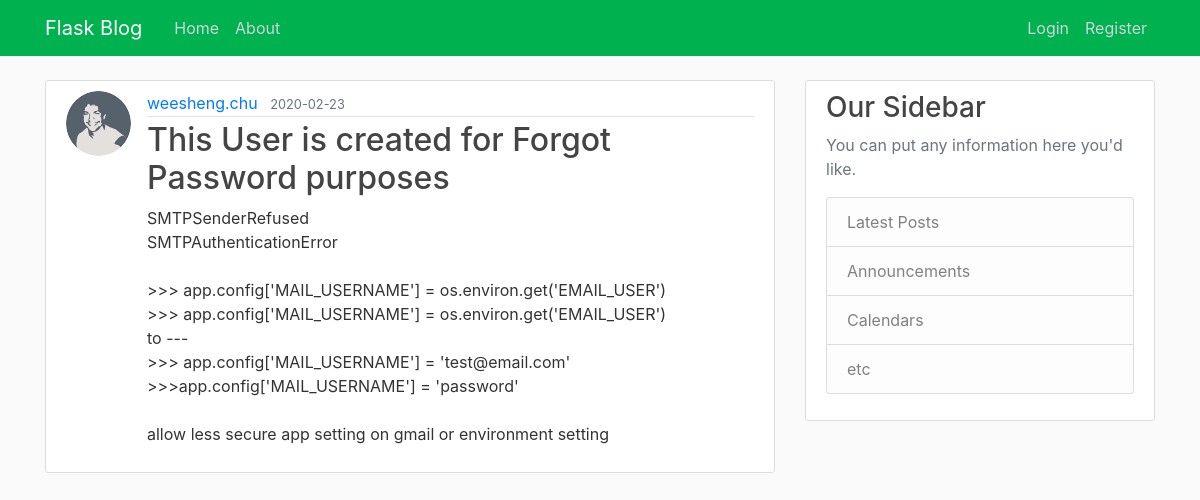
Page /post/8 on the earlier database version.
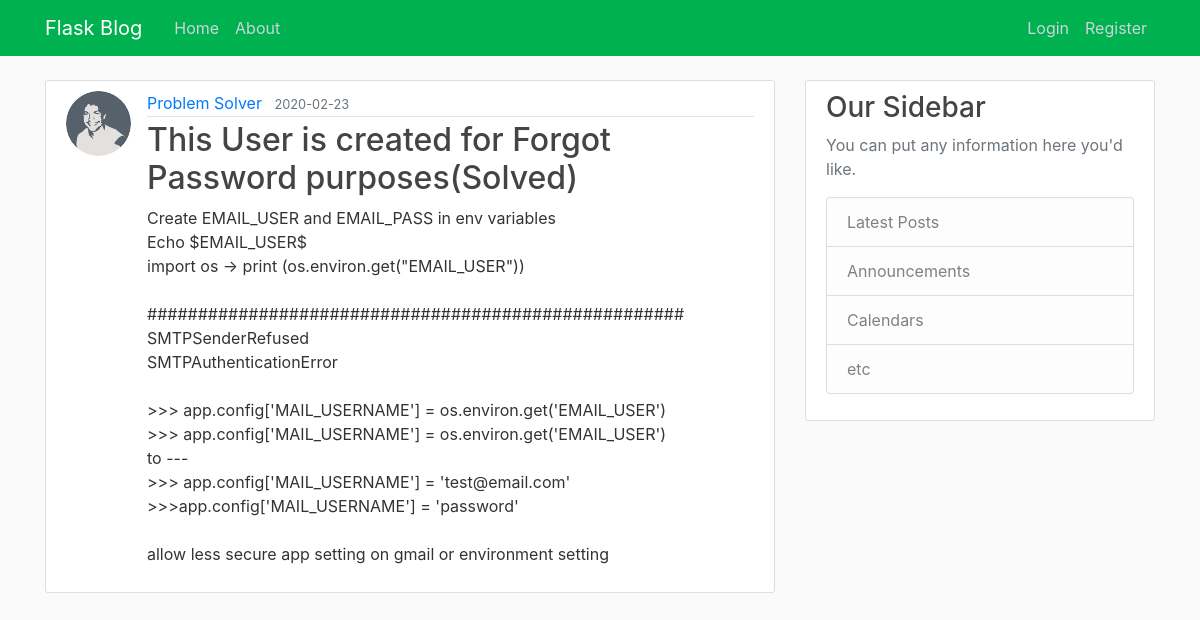
Same page on the later database version.
### flaskblog/models.py (models this page shows, shortened)
class User(db.Model, UserMixin):
    id = db.Column(db.Integer, primary_key=True)
    username = db.Column(db.String(20), unique=True, nullable=False)
    email = db.Column(db.String(120), unique=True, nullable=False)
    image_file = db.Column(db.String(20), nullable=False,
                           default='default.jpg')
    password = db.Column(db.String(60), nullable=False)
    posts = db.relationship('Post', backref='author', lazy=True)

class Post(db.Model):
    id = db.Column(db.Integer, primary_key=True)
    title = db.Column(db.String(100), nullable=False)
    date_posted = db.Column(db.DateTime, nullable=False,
                            default=datetime.utcnow)
    content = db.Column(db.Text, nullable=False)
    user_id = db.Column(db.Integer, db.ForeignKey('user.id'), nullable=False)

### flaskblog/posts/routes.py (the view)
@posts.route('/post/<int:post_id>')
def post(post_id):
    post = Post.query.get_or_404(post_id)
    return render_template('post.html', title=post.title, post=post)

### flaskblog/templates/post.html (shortened to what this page needs)
{% extends "layout.html" %} {% block content %}
<article class="media content-section">
  <img class="rounded-circle article-img"
    src="{{ url_for('static', filename='profile_pics/' + post.author.image_file) }}" />
  <div class="media-body">
    <div class="article-metadata">
      <a class="mr-2"
        href="{{ url_for('users.user_posts', username=post.author.username)}}">{{ post.author.username }}</a>
      <small class="text-muted">{{ post.date_posted.strftime('%Y-%m-%d') }}</small>
    </div>
    <h2 class="article-title">{{ post.title }}</h2>
    <p class="article-content">{{ post.content }}</p>
  </div>
</article>
{% endblock content %}

Differences in the rows shown:
changed User: author.username "weesheng.chu" → "Problem Solver"
changed Post: title "This User is created for Forgot Password purposes" → "This User is created for Forgot Password purposes(Solved)"; content "SMTPSenderRefused SMTPAuthenticationError >>> app.config['MAIL_USERNAME']…" → "Create EMAIL_USER and EMAIL_PASS in env variables Echo $EMAIL_USER$ import os -> print (os.environ.get(\"EMAIL_USER\")) ##################################################### SMTPSenderRefused SMTPAuthenticationError >>> app.config['MAIL_USERNAME']…"
